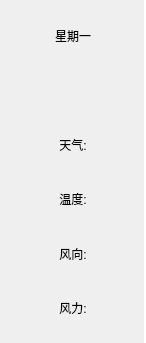
<?xml version="1.0" encoding="UTF-8"?>
<ui version="4.0">
 <class>MyWeatherWidget</class>
 <widget class="QWidget" name="MyWeatherWidget">
  <property name="geometry">
   <rect>
    <x>0</x>
    <y>0</y>
    <width>146</width>
    <height>343</height>
   </rect>
  </property>
  <property name="windowTitle">
   <string>Form</string>
  </property>
  <property name="styleSheet">
   <string notr="true">border-right:2px solid white;</string>
  </property>
  <layout class="QVBoxLayout" name="verticalLayout">
   <item>
    <widget class="QLabel" name="labelDay">
     <property name="text">
      <string>星期一</string>
     </property>
     <property name="alignment">
      <set>Qt::AlignmentFlag::AlignCenter</set>
     </property>
    </widget>
   </item>
   <item>
    <widget class="QLabel" name="labelIcon">
     <property name="text">
      <string/>
     </property>
     <property name="pixmap">
      <pixmap resource="img/res.qrc">:/sunny.png</pixmap>
     </property>
    </widget>
   </item>
   <item>
    <widget class="QLabel" name="labelWeather">
     <property name="text">
      <string>天气:</string>
     </property>
     <property name="alignment">
      <set>Qt::AlignmentFlag::AlignCenter</set>
     </property>
    </widget>
   </item>
   <item>
    <widget class="QLabel" name="labelTem">
     <property name="text">
      <string>温度:</string>
     </property>
     <property name="alignment">
      <set>Qt::AlignmentFlag::AlignCenter</set>
     </property>
    </widget>
   </item>
   <item>
    <widget class="QLabel" name="labelDir">
     <property name="text">
      <string>风向:</string>
     </property>
     <property name="alignment">
      <set>Qt::AlignmentFlag::AlignCenter</set>
     </property>
    </widget>
   </item>
   <item>
    <widget class="QLabel" name="labelLevel">
     <property name="text">
      <string>风力:</string>
     </property>
     <property name="alignment">
      <set>Qt::AlignmentFlag::AlignCenter</set>
     </property>
    </widget>
   </item>
  </layout>
 </widget>
 <resources>
  <include location="img/res.qrc"/>
  <include location="img/res.qrc"/>
 </resources>
 <connections/>
</ui>
